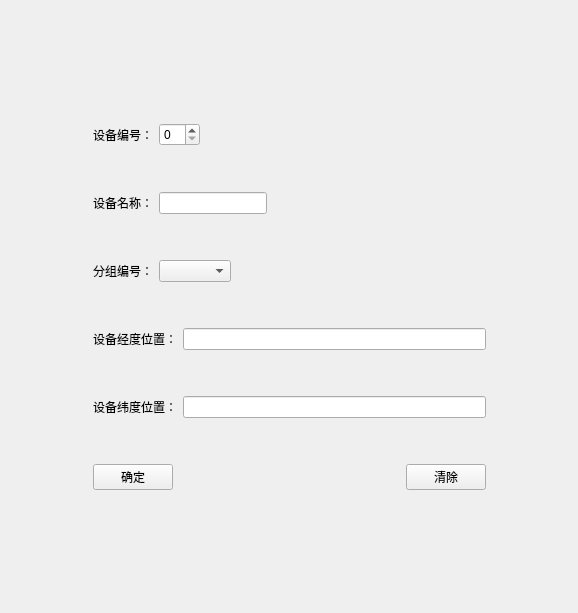
<?xml version="1.0" encoding="UTF-8"?>
<ui version="4.0">
 <class>addUpdateDev</class>
 <widget class="QWidget" name="addUpdateDev">
  <property name="geometry">
   <rect>
    <x>0</x>
    <y>0</y>
    <width>578</width>
    <height>613</height>
   </rect>
  </property>
  <property name="windowTitle">
   <string>Form</string>
  </property>
  <layout class="QGridLayout" name="gridLayout">
   <item row="0" column="1">
    <spacer name="verticalSpacer_6">
     <property name="orientation">
      <enum>Qt::Vertical</enum>
     </property>
     <property name="sizeHint" stdset="0">
      <size>
       <width>20</width>
       <height>66</height>
      </size>
     </property>
    </spacer>
   </item>
   <item row="1" column="0">
    <spacer name="horizontalSpacer_2">
     <property name="orientation">
      <enum>Qt::Horizontal</enum>
     </property>
     <property name="sizeHint" stdset="0">
      <size>
       <width>62</width>
       <height>20</height>
      </size>
     </property>
    </spacer>
   </item>
   <item row="1" column="1" rowspan="2">
    <layout class="QVBoxLayout" name="verticalLayout_2">
     <item>
      <layout class="QVBoxLayout" name="verticalLayout">
       <item>
        <layout class="QHBoxLayout" name="horizontalLayout">
         <item>
          <widget class="QLabel" name="label">
           <property name="text">
            <string>设备编号：</string>
           </property>
          </widget>
         </item>
         <item>
          <widget class="QSpinBox" name="NoSpin"/>
         </item>
         <item>
          <widget class="QLineEdit" name="NoTipEdit">
           <property name="styleSheet">
            <string notr="true">QLineEdit {
background-color: rgba(255, 255, 255, 0);
border:0px;
}</string>
           </property>
           <property name="readOnly">
            <bool>true</bool>
           </property>
          </widget>
         </item>
        </layout>
       </item>
       <item>
        <spacer name="verticalSpacer">
         <property name="orientation">
          <enum>Qt::Vertical</enum>
         </property>
         <property name="sizeHint" stdset="0">
          <size>
           <width>20</width>
           <height>40</height>
          </size>
         </property>
        </spacer>
       </item>
       <item>
        <layout class="QHBoxLayout" name="horizontalLayout_5">
         <item>
          <widget class="QLabel" name="label_2">
           <property name="text">
            <string>设备名称：</string>
           </property>
          </widget>
         </item>
         <item>
          <widget class="QLineEdit" name="nameLineEdit"/>
         </item>
         <item>
          <widget class="QLineEdit" name="NameTipEdit">
           <property name="minimumSize">
            <size>
             <width>200</width>
             <height>0</height>
            </size>
           </property>
           <property name="styleSheet">
            <string notr="true">QLineEdit {
background-color: rgba(255, 255, 255, 0);
border:0px;
}</string>
           </property>
           <property name="readOnly">
            <bool>true</bool>
           </property>
          </widget>
         </item>
         <item>
          <widget class="QLabel" name="label_7">
           <property name="text">
            <string/>
           </property>
          </widget>
         </item>
        </layout>
       </item>
       <item>
        <spacer name="verticalSpacer_2">
         <property name="orientation">
          <enum>Qt::Vertical</enum>
         </property>
         <property name="sizeHint" stdset="0">
          <size>
           <width>20</width>
           <height>40</height>
          </size>
         </property>
        </spacer>
       </item>
       <item>
        <layout class="QHBoxLayout" name="horizontalLayout_4">
         <item>
          <widget class="QLabel" name="label_6">
           <property name="text">
            <string>分组编号：</string>
           </property>
          </widget>
         </item>
         <item>
          <widget class="QComboBox" name="groupCbox"/>
         </item>
         <item>
          <spacer name="horizontalSpacer_5">
           <property name="orientation">
            <enum>Qt::Horizontal</enum>
           </property>
           <property name="sizeHint" stdset="0">
            <size>
             <width>40</width>
             <height>20</height>
            </size>
           </property>
          </spacer>
         </item>
        </layout>
       </item>
       <item>
        <spacer name="verticalSpacer_3">
         <property name="orientation">
          <enum>Qt::Vertical</enum>
         </property>
         <property name="sizeHint" stdset="0">
          <size>
           <width>20</width>
           <height>40</height>
          </size>
         </property>
        </spacer>
       </item>
       <item>
        <layout class="QHBoxLayout" name="horizontalLayout_3">
         <item>
          <widget class="QLabel" name="label_4">
           <property name="text">
            <string>设备经度位置：</string>
           </property>
          </widget>
         </item>
         <item>
          <widget class="QLineEdit" name="longitudeLineEdit"/>
         </item>
        </layout>
       </item>
       <item>
        <spacer name="verticalSpacer_4">
         <property name="orientation">
          <enum>Qt::Vertical</enum>
         </property>
         <property name="sizeHint" stdset="0">
          <size>
           <width>20</width>
           <height>40</height>
          </size>
         </property>
        </spacer>
       </item>
       <item>
        <layout class="QHBoxLayout" name="horizontalLayout_2">
         <item>
          <widget class="QLabel" name="label_5">
           <property name="text">
            <string>设备纬度位置：</string>
           </property>
          </widget>
         </item>
         <item>
          <widget class="QLineEdit" name="latitudeLineEdit"/>
         </item>
        </layout>
       </item>
      </layout>
     </item>
     <item>
      <spacer name="verticalSpacer_5">
       <property name="orientation">
        <enum>Qt::Vertical</enum>
       </property>
       <property name="sizeHint" stdset="0">
        <size>
         <width>20</width>
         <height>40</height>
        </size>
       </property>
      </spacer>
     </item>
     <item>
      <layout class="QHBoxLayout" name="horizontalLayout_6">
       <item>
        <widget class="QPushButton" name="pushButton">
         <property name="text">
          <string>确定</string>
         </property>
        </widget>
       </item>
       <item>
        <spacer name="horizontalSpacer">
         <property name="orientation">
          <enum>Qt::Horizontal</enum>
         </property>
         <property name="sizeHint" stdset="0">
          <size>
           <width>40</width>
           <height>20</height>
          </size>
         </property>
        </spacer>
       </item>
       <item>
        <widget class="QPushButton" name="pushButton_2">
         <property name="text">
          <string>清除</string>
         </property>
        </widget>
       </item>
      </layout>
     </item>
    </layout>
   </item>
   <item row="2" column="2">
    <spacer name="horizontalSpacer_3">
     <property name="orientation">
      <enum>Qt::Horizontal</enum>
     </property>
     <property name="sizeHint" stdset="0">
      <size>
       <width>61</width>
       <height>20</height>
      </size>
     </property>
    </spacer>
   </item>
   <item row="3" column="1">
    <spacer name="verticalSpacer_7">
     <property name="orientation">
      <enum>Qt::Vertical</enum>
     </property>
     <property name="sizeHint" stdset="0">
      <size>
       <width>20</width>
       <height>66</height>
      </size>
     </property>
    </spacer>
   </item>
  </layout>
 </widget>
 <resources/>
 <connections/>
</ui>
